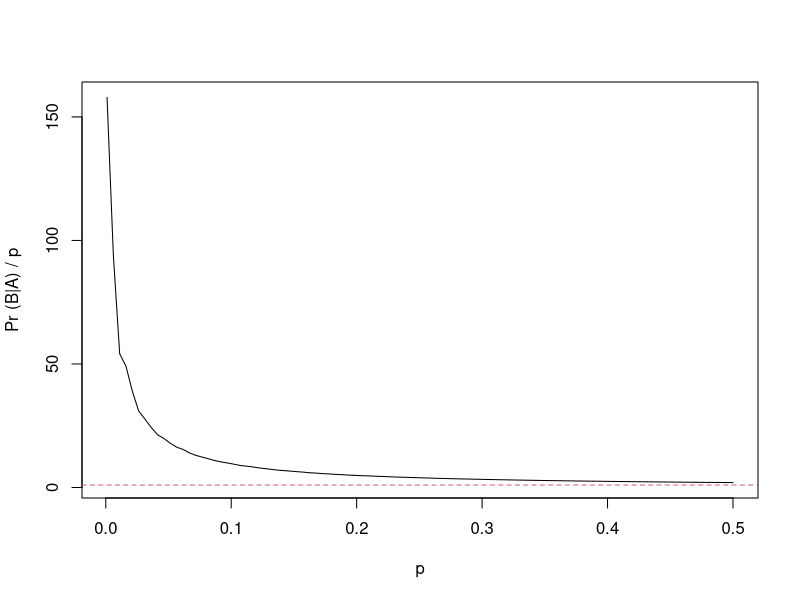
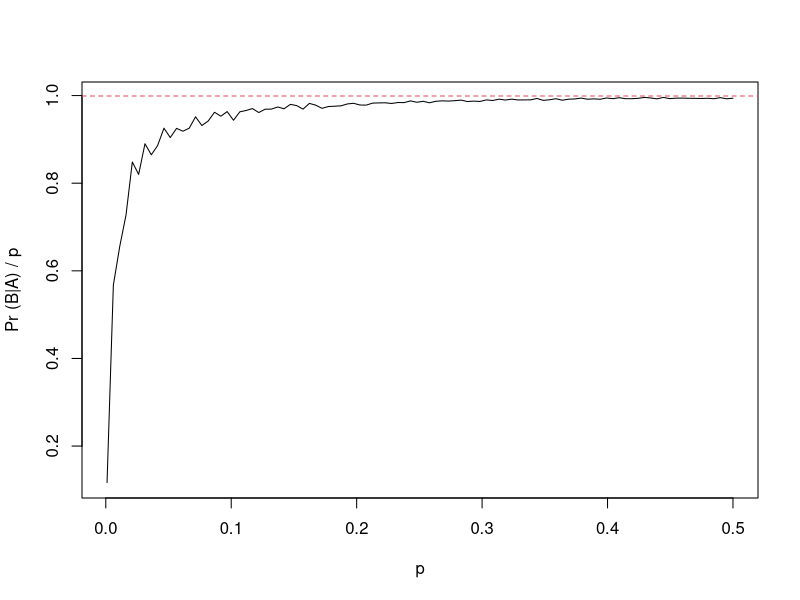

Recreate these plots in R, in order.
## ---- chunk 1
    N = 50   # The population contains of N=1000 members.
    p = .8   # The infection rate for a population member is assumed to be p.
## ---- chunk 2
    # Create a random sample population from a vector c(0,1) where assigning
    # the value '0' denotes a healthy member whereas assigning a '1' denotes
    # an infected member of the population member.
    #
    B = sample(c(0,1), N, prob=c(1-p,p), replace=TRUE)
## ---- chunk 3
    # Set likelihood for a positive test whether a member is
    # is infected or not.
    #
    pr_positive_test_when_infected = 0.999
    pr_positive_test_when_healthy  = 0.005
## ---- chunk 4
    # Generate N random (floating-point) numbers uniformly
    # in the default range (0,1).
    #
    u = runif(N)
## ---- chunk 5

    # Calculate the conditional probabilities
    #
    #    Pr(A|B == 0) = pr_positive_test_when_healthy
    #    Pr(A|B == 1) = pr_positive_test_when_infected, 
    #
    # Note, the following seriously abridged statement is equivalent
    # to the C-Language nested if-else statement,
    #
    # if (b == 1) {
    #
    #   // Assign '1' if <, '0' otherwise.
    #   a = u < pr_positive_test_when_infected;
    #
    # } else {
    #
    #   // Assign '1' if <, '0' otherwise.
    #   a = u < pr_positive_test_when_healthy;
    #
    # }
    #
    A = ifelse(B==1, u<pr_positive_test_when_infected, u<pr_positive_test_when_healthy)
## ---- chunk 6
    nBA = sum(B & A)    # Count the number of infected members who tested positive
    nA = sum(A)         # Count the number of members who tested positive
    pBgivenA = nBA/nA   # Compute Pr(B|A) as Pr(B&A)/Pr(B)
## ---- chunk 7
    f <- function(p=0.02){
    
      N = 10000   # The population contains of N=10000 members.
      B = sample(c(0,1), N, prob=c(1-p,p), replace=TRUE)

      pr_positive_test_when_infected = 0.999
      pr_positive_test_when_healthy  = 0.005
      
      u = runif(N)
      
      A = ifelse(B==1, u<pr_positive_test_when_infected, u<pr_positive_test_when_healthy)

      nBA = sum(B & A)
      nA = sum(A)
      nB = sum(B)
      pBgivenA = nBA/nA
      
      #return(pBgivenA/(nB/N))
      return(pBgivenA)
    }
## ---- chunk 8
    cnt = 100
    pgrid <- seq(from=0.001,to=0.5,length=cnt)
    y <- rep(0,cnt)
    for(i in 1:cnt) y[i] <- f(pgrid[i])/pgrid[i]
    plot(pgrid, y, type="l", xlab="p", ylab="Pr (B|A) / p")
    #plot(pgrid, y, type="l", bty="l", xlab="p", ylab="Pr(A|B)/p")
    pr_positive_test_when_infected = 0.999
    abline(h=pr_positive_test_when_infected,lty=2,col=2)
## ---- chunk 9
    cnt = 100
    pgrid <- seq(from=0.001,to=0.5,length=cnt)
    y <- rep(0,cnt)
    for(i in 1:cnt) y[i] <- f(pgrid[i])
    plot(pgrid, y, type="l", xlab="p", ylab="Pr (B|A) / p")
    #plot(pgrid, y, type="l", bty="l", xlab="p", ylab="Pr(A|B)/p")
    pr_positive_test_when_infected = 0.999
    abline(h=pr_positive_test_when_infected,lty=2,col=2)
